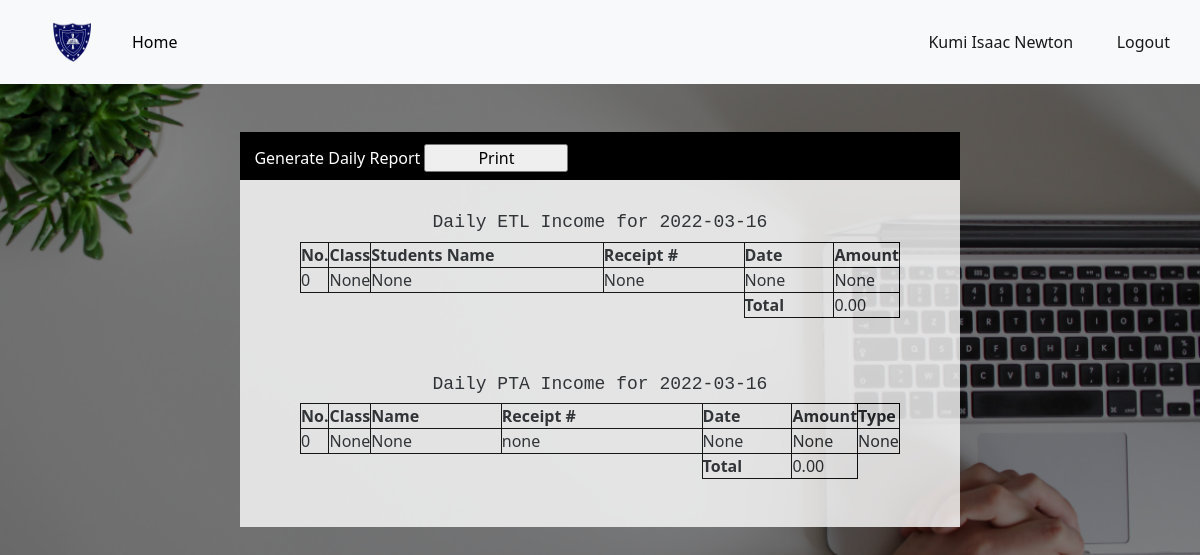
The app's page /accountant_dashboard/account_daily_report (signed in), older data.
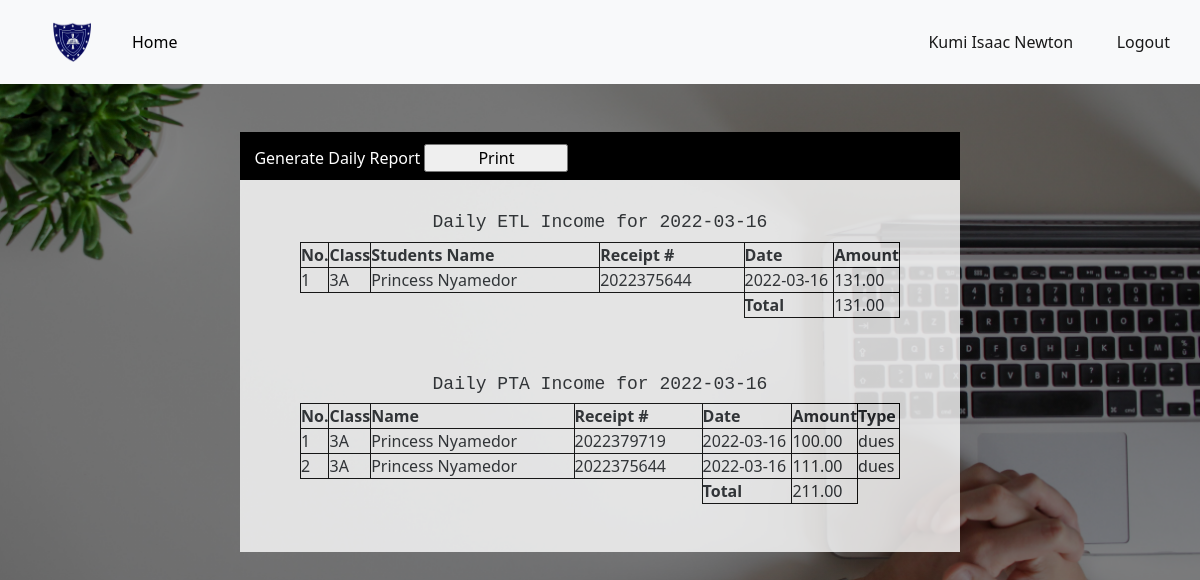
The same page, newer data.
### app.py (models this page shows, shortened)
class User(db.Model, UserMixin):
	id = db.Column(db.Integer, primary_key=True)
	date = db.Column(db.DateTime, default = datetime.utcnow())
	username = db.Column(db.String(80), nullable=False)
	email = db.Column(db.String(120), unique=True, nullable=False)
	password = db.Column(db.String(120), nullable=False)
	is_admin = db.Column(db.Boolean,  default=False)
	function = db.Column(db.String(120))
	approval = db.Column(db.Boolean, default=False)

class ETLIncome(db.Model):
	id = db.Column(db.Integer, primary_key=True)
	date = db.Column(db.DateTime, default = datetime.utcnow())
	clerk = db.Column(db.String(120),nullable=False)
	amount = db.Column(db.Float)
	tx_id = db.Column(db.String(16))
	semester = db.Column(db.String(10), nullable = False)
	mode_of_payment = db.Column(db.String(20))
	name = db.Column(db.String(120))
	category = db.Column(db.String(20), default="revenue")
	student_id = db.Column(db.Integer, db.ForeignKey('student.id'))#Here we reference the table name

class Student(db.Model):
	id = db.Column(db.Integer, primary_key=True)
	date = db.Column(db.DateTime, default = datetime.utcnow())
	clerk = db.Column(db.String(120),nullable=False)
	date_admitted = db.Column(db.DateTime)
	fullname = db.Column(db.String(80), nullable=False)
	date_of_birth = db.Column(db.String(10), nullable=False)
	class1 = db.Column(db.String(10), nullable=False)
	parent_contact = db.Column(db.String(12), nullable=False)
	phone = db.Column(db.String(12))
	id_number = db.Column(db.String(120), unique=True, nullable=False)
	status = db.Column(db.Boolean, default=True)
	pta = db.relationship('PTAIncome', backref='pta_payer', lazy=True)#Here we reference the class
	etl = db.relationship('ETLIncome', backref='etl_payer', lazy=True)
	payer = db.relationship('StudentPayments', backref='payer', lazy=True)

class PTAIncome(db.Model):
	id = db.Column(db.Integer, primary_key=True)
	date = db.Column(db.DateTime, default = datetime.utcnow())
	clerk = db.Column(db.String(120), nullable=False)
	amount = db.Column(db.Float)
	tx_id = db.Column(db.String(16))
	semester = db.Column(db.String(10))
	mode_of_payment = db.Column(db.String(20))
	category = db.Column(db.String(20), default="revenue")
	name = db.Column(db.String(120))
	type1 = db.Column(db.String(20), default='dues')
	student_id = db.Column(db.Integer, db.ForeignKey('student.id'))#Here we reference the table name

### app.py (the view)
@app.route("/accountant_dashboard/account_daily_report")
@login_required
def account_daily_report():
	if account_access():
		today = datetime.utcnow()
		date = dt.date(today.year, today.month, today.day)
		pta_payments = PTAIncome.query.filter(func.date(PTAIncome.date) == date).filter_by(category='revenue').all()
		etl_payments = ETLIncome.query.filter(func.date(ETLIncome.date) == date).filter_by(category='revenue').all()
		etl = sum([pmt.amount for pmt in etl_payments])
		pta = sum([pmt.amount for pmt in pta_payments])
		return render_template("account_daily_report.html", pta_payments=pta_payments,etl_payments=etl_payments ,etl=etl, pta=pta, date=date)
	else:
		abort(404)

### app.py (called while the page is built)
def account_access():
	if not current_user.approval:
		return False
	if current_user.function == 'Accountant':
		return True
	if current_user.function == 'Clerk':
		return False

@app.template_filter()
def currencyFormat(value):
	value = float(value)
	if value >= 0:
		return "{:,.2f}".format(value)
	else:
		value2 = "{:,.2f}".format(value)
		return "("+value2[1:]+")"

@login_manager.user_loader
def load_user(user_id):
	return User.query.get(int(user_id))

### templates/account_daily_report.html (shortened to what this page needs)
{% extends "bootstrap.html" %}
{% block content %}
<!DOCTYPE html>
<html>
<head>
	<link rel="stylesheet" href="https://cdnjs.cloudflare.com/ajax/libs/font-awesome/4.7.0/css/font-awesome.min.css">
</head>
<body>
<header>
		<nav class="navbar navbar-expand-lg navbar-light bg-light">
			     <a class="navbar-brand kpa" href="#"><img src="{{url_for('static', filename='images/kpasec.png')}}"></a>
			    <div class="collapse navbar-collapse" id="navbarText">
			      <ul class="navbar-nav me-auto mb-2 mb-lg-0">
			        <li class="nav-item">
			          <a class="nav-link active " aria-current="page" href="{{url_for('accountant_dashboard')}}"id="nav1" style="color:black;">Home</a>
			        </li>
			      </ul>
			      <span class="navbar-text" >
			      	<a href="{{url_for('account')}}" class="nn">{{current_user.username}}</a>
			      	<a href="{{url_for('logout')}}" class="n">Logout</a>
			      </span>
			    </div>
		 </nav>
	</header>
    <div class="prn">
    	<a href="#">Generate Daily Report</a>
    	<span><input type="button" name="" value="Print" onclick="print_content()"></span>
    </div>
   <center>
   	<div class="ttable" id="cont1">
   		<h4 class="topp" style="padding-top:4vh">Daily ETL Income for {{date}}</h4>
   		<table >
   			<tr>
   				<th class="non">No.</th>
   				<th class="foom">Class</th>
   				<th class="fom">Students Name</th>
   				<th>Receipt #</th>
   				<th class="fomm">Date</th>
   				<th class="foomm">Amount</th>
   			</tr>
   			{% if etl_payments | length < 1 %}
   			<tr>
   				<td>0</td>
   				<td class="fom">None</td>
   				<td>None</td>
   				<td>None</td>
   				<td>None</td>
   				<td>None</td>
   			</tr>
   			{% else %}
   			{% for pmt in etl_payments %}
   				{% if pmt.amount != 0 %}
   			<tr>
   				<td>{{loop.index}}</td>
   				<td class="fom">{{pmt.etl_payer.class1}}</td>
   				<td>{{pmt.etl_payer.fullname}}</td>
   				<td>{{pmt.tx_id}}</td>
   				<td>{{pmt.date.date()}}</td>
   				<td>{{ pmt.amount | currencyFormat }}</td>
   			</tr>
   				{% endif %}
   			{% endfor %}
   			{% endif %}
   			<tr>
   				<td style="border:0px solid transparent;"></td>
   				<td style="border:0px solid transparent;"></td>
   				<td style="border:0px solid transparent;"></td>
   				<td style="border:0px solid transparent;"></td>
   				<th>Total</th>
   				<td>{{etl | currencyFormat }}</td>
   			</tr>
   		</table><br>
   		<h3 class="topp" style="padding-top:4vh">Daily PTA Income for {{date}}</h3>
   		<table >
   			<tr>
   				<th class="non">No.</th>
   				<th class="foom">Class</th>
   				<th class="fom">Name</th>
   				<th>Receipt #</th>
   				<th class="fomm">Date</th>
   				<th class="foomm">Amount</th>
   				<th class="foomm">Type</th>
   			</tr>
   			{% if pta_payments | length < 1 %}
   			<tr>
   				<td>0</td>
   				<td class="fom">None</td>
   				<td>None</td>
   				<td>none</td>
   				<td>None</td>
   				<td>None</td>
   				<td>None</td>
   			</tr>
   			{% else %}
   			{% for pmt in pta_payments %}
   			{% if pmt.category != 'charge' and pmt.pta_amount != 0 %}
   				{% if pmt.type1 == 'dues'%}
   			<tr>
   				<td>{{loop.index}}</td>
   				<td class="fom">{{pmt.pta_payer.class1}}</td>
   				<td>{{pmt.pta_payer.fullname}}</td>
   				<td>{{pmt.tx_id}}</td>
   				<td>{{pmt.date.date()}}</td>
   				<td>{{ pmt.amount | currencyFormat }}</td>
   				<td>{{ pmt.type1 }}</td>
   			</tr>
   				{% endif %}
   			{% endif %}
   			{% endfor %}
   			{% endif %}
   			<tr>
   				<td style="border:0px solid transparent;"></td>
   				<td style="border:0px solid transparent;"></td>
   				<td style="border:0px solid transparent;"></td>
   				<td style="border:0px solid transparent;"></td>
   				<th>Total</th>
   				<td>{{pta | currencyFormat }}</td>
   			</tr>
   		</table><br><br>
   	</div><br><br>
</center>
</body>
</html>
{% endblock %}

### templates/bootstrap.html (shortened to what this page needs)
<!doctype html>
<html lang="en">
  <head>
    <link href="https://cdn.jsdelivr.net/npm/bootstrap@5.1.3/dist/css/bootstrap.min.css" rel="stylesheet">
  </head>
  <body>
    {% block content%}
    {% endblock %}
  </body>
</html>

Row changes from the older to the newer data that the page shows:
added ETLIncome: etl_payer.class1 "3A", etl_payer.fullname "Princess Nyamedor", tx_id "2022375644", date "2022-03-16", amount "131.00"
added PTAIncome: pta_payer.class1 "3A", pta_payer.fullname "Princess Nyamedor", tx_id "2022379719", date "2022-03-16", amount "100.00", type1 "dues"
added PTAIncome: pta_payer.class1 "3A", pta_payer.fullname "Princess Nyamedor", tx_id "2022375644", date "2022-03-16", amount "111.00", type1 "dues"
Text that changed along with them:
{{ etl | currencyFormat }}: "0.00" → "131.00"
{{ pta | currencyFormat }}: "0.00" → "211.00"
text no longer shown: "0 None None None None None 0 None None none None None None"
